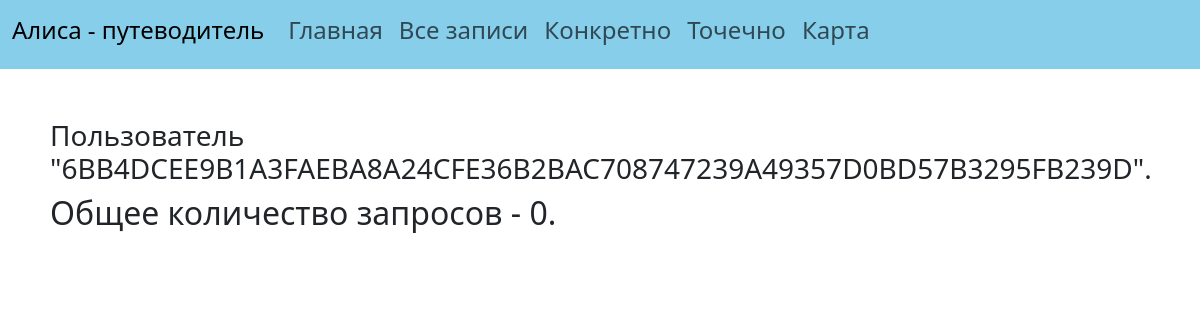
Page /user_statistics/6BB4DCEE9B1A3FAEBA8A24CFE36B2BAC708747239A49357D0BD57B3295FB239D on the earlier database version.
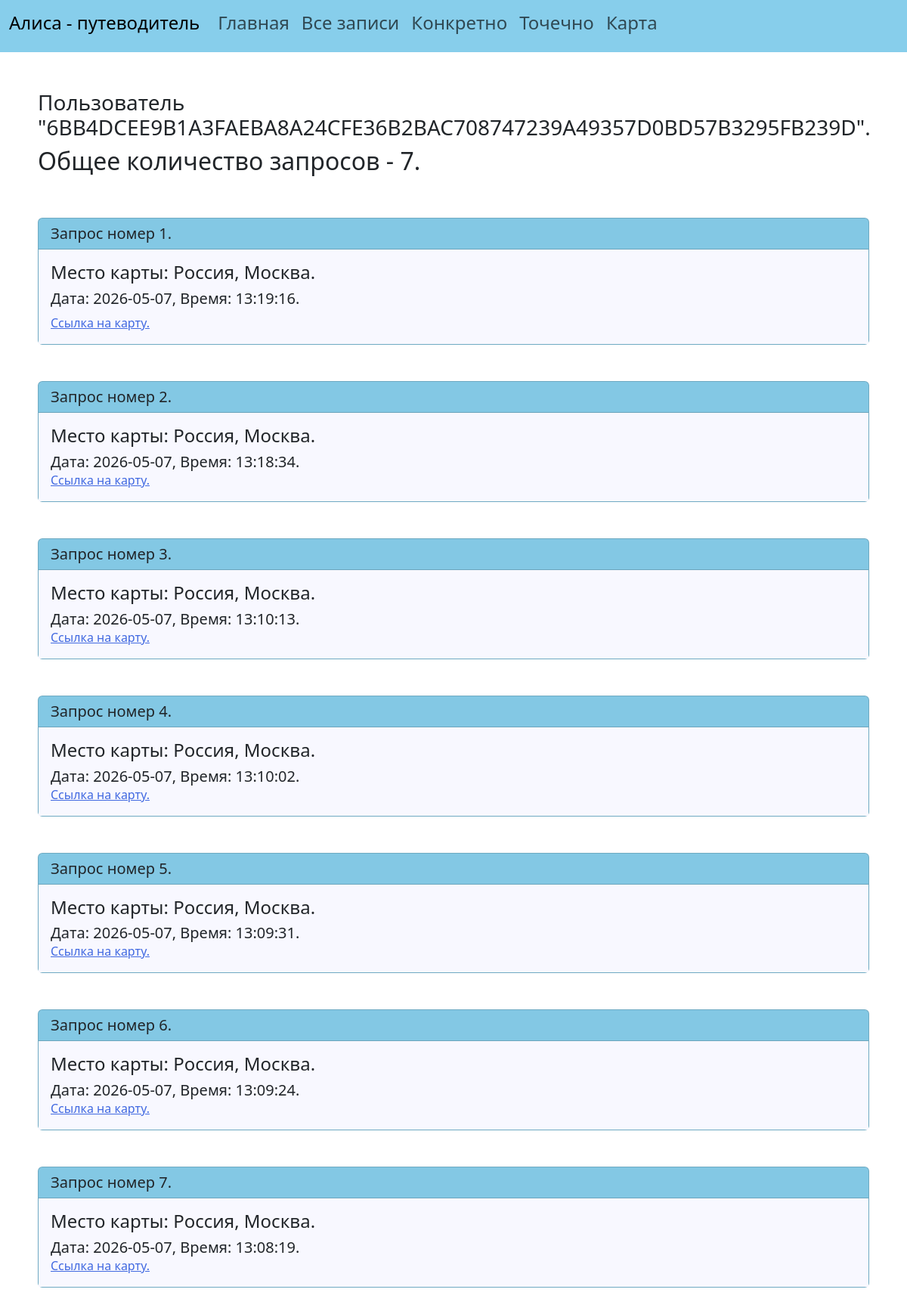
Same page on the later database version.
### data/statistics.py (models this page shows)
class Statistics(SqlAlchemyBase):
    __tablename__ = 'statistics'
    id = sqlalchemy.Column(sqlalchemy.Integer, primary_key=True, autoincrement=True)
    user_id = sqlalchemy.Column(sqlalchemy.String, nullable=True)
    url = sqlalchemy.Column(sqlalchemy.String, nullable=False)
    picture_id = sqlalchemy.Column(sqlalchemy.String, nullable=False)
    full_name_place = sqlalchemy.Column(sqlalchemy.String, nullable=False)
    created_date = sqlalchemy.Column(sqlalchemy.DateTime, default=datetime.datetime.now)

### main.py (the view)
@app.route('/user_statistics/<string:user_id>')
def user_statistics(user_id):
    db_sess = db_session.create_session()
    requests = db_sess.query(Statistics).filter(Statistics.user_id == user_id).all()
    transform_list = list(map(lambda x:
                              [x.full_name_place, x.created_date.strftime("Дата: %Y-%m-%d, Время: %H:%M:%S"), x.url],
                              requests))[::-1]
    return render_template("user_statistics.html",
                           user_id=user_id, number=len(transform_list), requests=transform_list)

### data/db_session.py (called while the page is built)
def create_session() -> Session:
    global __factory
    return __factory()

### templates/user_statistics.html
{% extends "base.html" %}
{% set title = 'Статистика пользователя' %}
{% block content %}
    <h3>Пользователь "{{user_id}}".</h3>
    <h2>Общее количество запросов - {{number}}.</h2>
    <br>
    <br>
    {% for line in requests %}
        <div class="card" style="background-color: skyblue">
            <h5 class="card-header">Запрос номер {{loop.index}}.</h5>
            <div class="card-body" style="background-color: ghostwhite">
                <h4 class="card-title">Место карты: {{line[0]}}.</h4>
                <h5 class="card-text">{{line[1]}}.</h5>
                <a target="_blank" href="{{line[2]}}" class="card-text">Ссылка на карту.<a/>
            </div>
        </div>
        <br>
        <br>
    {% endfor %}
{% endblock %}

Differences in the rows shown:
added Statistics: full_name_place "Россия, Москва", line "Дата: 2026-05-07, Время: 13:19:16"
added Statistics: full_name_place "Россия, Москва", line "Дата: 2026-05-07, Время: 13:18:34"
added Statistics: full_name_place "Россия, Москва", line "Дата: 2026-05-07, Время: 13:10:13"
added Statistics: full_name_place "Россия, Москва", line "Дата: 2026-05-07, Время: 13:10:02"
added Statistics: full_name_place "Россия, Москва", line "Дата: 2026-05-07, Время: 13:09:31"
added Statistics: full_name_place "Россия, Москва", line "Дата: 2026-05-07, Время: 13:09:24"
added Statistics: full_name_place "Россия, Москва", line "Дата: 2026-05-07, Время: 13:08:19"
Other differences:
{{ number }}: "0" → "7"
